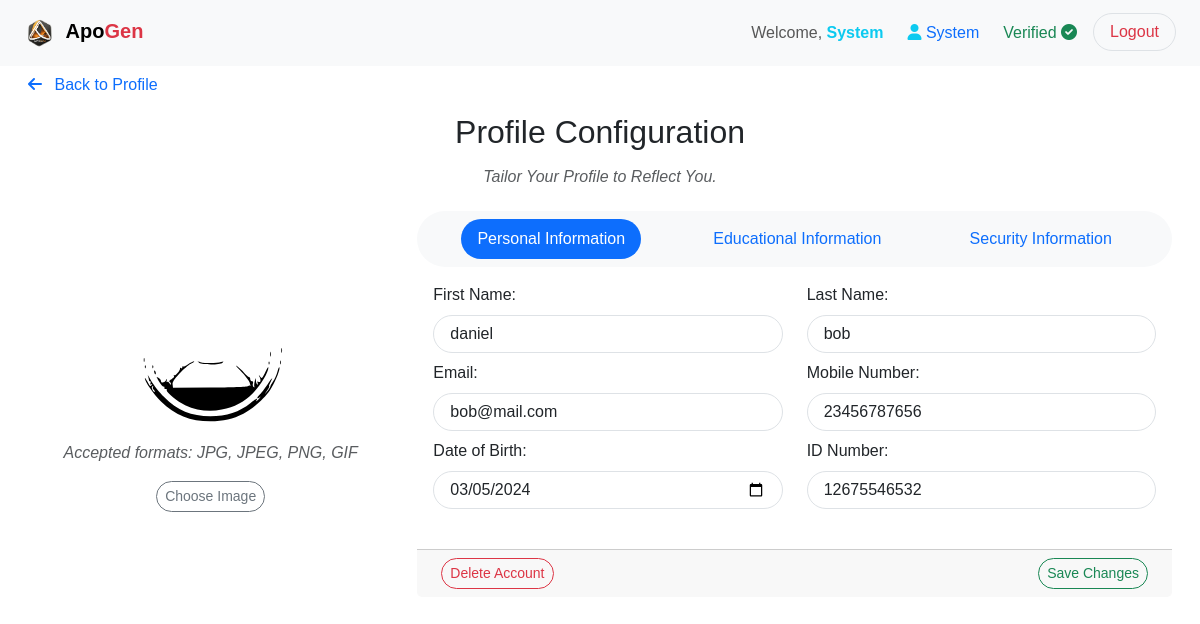
Page /edit_user/4 (signed in) on the committed database.
### app/server/database/models.py (models this page shows)
class User(UserMixin, db.Model):
    id = db.Column(db.Integer, primary_key=True)
    first_name = db.Column(db.String(255), nullable=False)
    last_name = db.Column(db.String(255), nullable=False)
    email = db.Column(db.String(255), unique=True, nullable=False)
    mobile_number = db.Column(db.String(15), nullable=False)
    id_number = db.Column(db.String(20), unique=True, nullable=False)
    education_level = db.Column(db.String(50), nullable=False)
    occupation = db.Column(db.String(255), nullable=False)
    dob = db.Column(db.Date, nullable=False)
    password = db.Column(db.String(255), nullable=False)
    membership = db.Column(db.Boolean, default=False, nullable=False)
    verification_status = db.Column(db.Boolean, default=False, nullable=False)
    profile_picture = db.Column(db.String(255))
    timestamp = db.Column(db.DateTime, default=datetime.now(timezone.utc) + timedelta(hours=3), nullable=False)
    role_id = db.Column(db.Integer, db.ForeignKey('role.id'), nullable=False)
    role = db.relationship('Role', backref='users')
    loans = db.relationship('Loan', backref='guarantor', lazy=True)
    contributions = db.relationship('Contribution', backref='user', lazy=True)

class Role(db.Model):
    id = db.Column(db.Integer, primary_key=True)
    name = db.Column(db.String(50), unique=True, nullable=False)

### app/server/routes.py (the view)
@routes.route('/edit_user/<int:user_id>', methods=['GET', 'POST'])
@login_required
def edit_user(user_id):
    user = User.query.get_or_404(user_id)
    form = EditUserForm()
    roles = Role.query.all()
    form.role.choices = [(role.id, role.name) for role in roles]
    if form.validate_on_submit():
        user.first_name = form.first_name.data
        user.last_name = form.last_name.data
        user.email = form.email.data
        user.mobile_number = form.mobile_number.data
        user.id_number = form.id_number.data
        user.education_level = form.education_level.data
        user.occupation = form.occupation.data
        user.dob = form.dob.data
        user.membership = form.membership.data
        user.verification_status = form.verification_status.data
        selected_role_id = form.role.data
        selected_role = Role.query.get(selected_role_id)
        user.role = selected_role
        if 'profile_picture' in request.files:
            file = request.files['profile_picture']
            if file and allowed_file(file.filename):
                rename_filename = f"user_{user_id}.{file.filename.rsplit('.', 1)[1].lower()}"
                renamed_filename = secure_filename(rename_filename)
                filepath = os.path.join(current_app.config['UPLOAD_FOLDER'], renamed_filename)
                file.save(filepath)
                user.profile_picture = renamed_filename
        current_password = form.current_password.data
        new_password = form.new_password.data
        confirm_new_password = form.confirm_new_password.data
        if current_password and new_password and confirm_new_password and new_password != None:
            if bcrypt.check_password_hash(user.password, current_password):
                if new_password == confirm_new_password:
                    hashed_new_password = bcrypt.generate_password_hash(new_password).decode('utf-8')
                    user.password = hashed_new_password
                    db.session.commit()
                    flash('Password changed successfully!', 'success')
                    return redirect(url_for('routes.dashboard'))
                else:
                    flash('New password and confirm new password do not match. Password not changed.', 'danger')
                    return redirect(url_for('routes.dashboard'))
            else:
                flash('Current password is incorrect. Password not changed.', 'danger')
                return redirect(url_for('routes.dashboard'))
        db.session.commit()
        flash('Your changes have been saved!', 'success')
        return redirect(url_for('routes.dashboard'))
    elif request.method == 'GET':
        form.first_name.data = user.first_name
        form.last_name.data = user.last_name
        form.email.data = user.email
        form.mobile_number.data = user.mobile_number
        form.id_number.data = user.id_number
        form.education_level.data = user.education_level
        form.occupation.data = user.occupation
        form.dob.data = user.dob
        form.membership.data = user.membership
        form.verification_status.data = user.verification_status
        form.role.data = user.role.id if user.role else None
    return render_template('common/edit_user.html', title='Edit User', form=form, user=user)

### app/server/routes.py (called while the page is built)
@login_manager.user_loader
def load_user(user_id):
    return db.session.get(User, int(user_id))

@routes.context_processor
def inject_now():
    return {'now': datetime.utcnow() + timedelta(hours=3)}

### app/client/templates/common/edit_user.html (shortened to what this page needs)
{% extends 'base.html' %} {% block content %}
<div class="container-fluid">
    <ul class="nav nav-pills justify-content-start border-0">
        <li class="nav-item">
            <a class="nav-link rounded-pill" href="{{ url_for('routes.dashboard') }}">
                <i class="fas fa-arrow-left me-2"></i> Back to Profile
            </a>
        </li>
    </ul>
    <div class="col-md-12 mx-auto mb-3">
        <div class="h2 text-center text-dark mb-3 mt-2">Profile Configuration</div>
        <div class="h6 text-center fst-italic text-muted">Tailor Your Profile to Reflect You.</div>
        <div class="container-fluid p-3">
            <form method="post" enctype="multipart/form-data">
                <div class="row">
                    <div class="col-md-4 py-5">
                        <center>
                        <div class="mt-3">
                            <img
                            id="profile-picture"
                            class="img-fluid rounded-circle profile-picture"
                            src="{{ url_for('static', filename='uploads/profiles/' + user.profile_picture if user.profile_picture else 'images/profile.svg') }}"
                            alt="User Profile Picture"
                            style="width: 150px; height: 150px"
                            loading="lazy"
                            />
                        </div>
                        <div class="mt-3">
                            <p class="text-muted fst-italic">Accepted formats: JPG, JPEG, PNG, GIF</p>
                            <label
                            for="profile_picture"
                            class="btn btn-sm btn-outline-secondary rounded-pill"
                            >
                            Choose Image
                            </label>
                        </div>
                        </center>
                    </div>
                    <div class="card col-md-8 border-0">
                        <ul class="card-header nav nav-pills justify-content-around border-0 bg-light rounded-pill" role="tablist">
                            <li class="nav-item" role="presentation">
                                <a class="nav-link active rounded-pill" id="personal-info-tab" data-bs-toggle="tab" href="#personal-info" role="tab" aria-controls="personal-info" aria-selected="true">Personal Information</a>
                            </li>
                            <li class="nav-item" role="presentation">
                                <a class="nav-link rounded-pill" id="edu-info-tab" data-bs-toggle="tab" href="#edu-info" role="tab" aria-controls="edu-info" aria-selected="false">Educational Information</a>
                            </li>
                            <li class="nav-item" role="presentation">
                                <a class="nav-link rounded-pill" id="security-info-tab" data-bs-toggle="tab" href="#security-info" role="tab" aria-controls="security-info" aria-selected="false">Security Information</a>
                            </li>
                        </ul>
                        <div class="card-body tab-content row p-3">
                            <div class="tab-pane fade show active" id="personal-info" role="tabpanel" aria-labelledby="personal-info-tab">
                                <div class="row">
                                    <div class="col-md-6 mb-2">
                                        <label for="first_name" class="form-label">First Name:</label>
                                        {{ form.first_name(class="form-control rounded-pill px-3", required=True) }}
                                    </div>
                                    <div class="col-md-6 mb-2">
                                        <label for="last_name" class="form-label">Last Name:</label>
                                        {{ form.last_name(class="form-control rounded-pill px-3", required=True) }}
                                    </div>
                                    <div class="col-md-6 mb-2">
                                        <label for="email" class="form-label">Email:</label>
                                        {{ form.email(class="form-control rounded-pill px-3", required=True) }}
                                    </div>
                                    <div class="col-md-6 mb-2">
                                        <label for="mobile_number" class="form-label"
                                        >Mobile Number:</label
                                        >
                                        {{ form.mobile_number(class="form-control rounded-pill px-3", required=True) }}
                                    </div>
                                    <div class="col-md-6 mb-2">
                                        <label for="dob" class="form-label">Date of Birth:</label>
                                        {{ form.dob(class="form-control rounded-pill px-3", required=True) }}
                                    </div>
                                    <div class="col-md-6 mb-2">
                                        <label for="id_number" class="form-label">ID Number:</label>
                                        {{ form.id_number(class="form-control rounded-pill px-3", required=True) }}
                                    </div>
                                </div>
                            </div>
                        </div>
                        <div class="card-footer d-flex justify-content-between mt-3">
                            <button
                                type="button"
                                class="btn btn-sm btn-outline-danger rounded-pill ms-2"
                                data-bs-toggle="modal"
                                data-bs-target="#deleteConfirmationModal"
                            >
                                Delete Account
                            </button>
                            <button
                                type="submit"
                                class="btn btn-sm btn-outline-success ml-2 rounded-pill me-2"
                            >
                                Save Changes
                            </button>
                        </div>
                    </div>
                </div>
            </form>
        </div>
    </div>
</div>
{% endblock %}

### app/client/templates/base.html (shortened to what this page needs)
<!DOCTYPE html>
<html lang="en">
  <head>
    <link
      rel="stylesheet"
      href="{{ url_for('static', filename='css/vendor/bootstrap.min.css') }}"
    />
    <link
      rel="stylesheet"
      href="{{ url_for('static', filename='css/vendor/dataTables.bootstrap5.min.css') }}"
    />
    <link
      rel="stylesheet"
      href="https://cdnjs.cloudflare.com/ajax/libs/font-awesome/6.0.0/css/all.min.css"
    />
    <link
      rel="stylesheet"
      href="{{ url_for('static', filename='css/style.css') }}"
    />
    <link
      rel="stylesheet"
      href="https://unpkg.com/swiper/swiper-bundle.min.css"
    />
  </head>
  <body id="TOP">
    <header>{% include 'navs/navbar.html' %}</header>
    <main {% if not hide_navbar %} style="margin-top: 65px" {% endif %}>
       {% block content %}{% endblock %}
    </main>
  </body>
</html>

### app/client/templates/navs/navbar.html (shortened to what this page needs)
{% if not hide_navbar %}
<nav class="navbar navbar-expand-lg fixed-top bg-light">
  <div class="container-fluid mx-2">
    <a class="navbar-brand" href="#TOP">
      <img
        src="{{ url_for('static', filename='images/logo.png') }}"
        alt="Company Logo"
        height="40"
      />
      <span class="fw-bold">Apo</span
      ><span class="text-danger fw-bold">Gen</span>
    </a>
    <div class="collapse navbar-collapse justify-content-end" id="navbarNav">
      <ul class="navbar-nav">
        <li class="nav-item mx-1">
          <span class="nav-link">
            Welcome,
            <b class="text-info">{{ current_user.first_name.title() }}</b>
          </span>
        </li>
        <li class="nav-item mx-1">
          <span class="nav-link">
            <i class="fas fa-user text-info"></i>
            <span class="text-primary">
              {{ current_user.role.name.title() }}
            </span>
          </span>
        </li>
        <li class="nav-item mx-1">
          <span class="nav-link">
            {% if current_user.verification_status %}
            <span class="text-success">Verified</span>
            <i class="fas fa-check-circle text-success"></i>
            {% else %}
            <span class="text-danger">Not Verified</span>
            <i class="fas fa-times-circle text-danger"></i>
            {% endif %}
          </span>
        </li>
        <li class="nav-item mx-1">
          <a
            class="btn btn-outline-danger border rounded-pill px-3"
            href="{{ url_for('routes.logout') }}"
            onclick="localStorage.clear();"
            >Logout</a
          >
        </li>
      </ul>
    </div>
  </div>
</nav>
{% endif %}

### app/client/static/css/style.css (style rules this page uses)
*, *::before, *::after { margin: 0; padding: 0; box-sizing: border-box; }
li { list-style: none; }
button, input, textarea { background: none; border: none; font: inherit; }
button { cursor: pointer; }
input, textarea { width: 100%; }
body { margin: 0; font-family: Arial, sans-serif; overflow-y: scroll; }
.card-footer { overflow: hidden; }

### rows in the picture
User: first_name "System"
Role: role.name "System"
User: first_name "daniel", last_name "bob", email "bob@mail.com", mobile_number "23456787656", dob "03/05/2024", id_number "12675546532"
